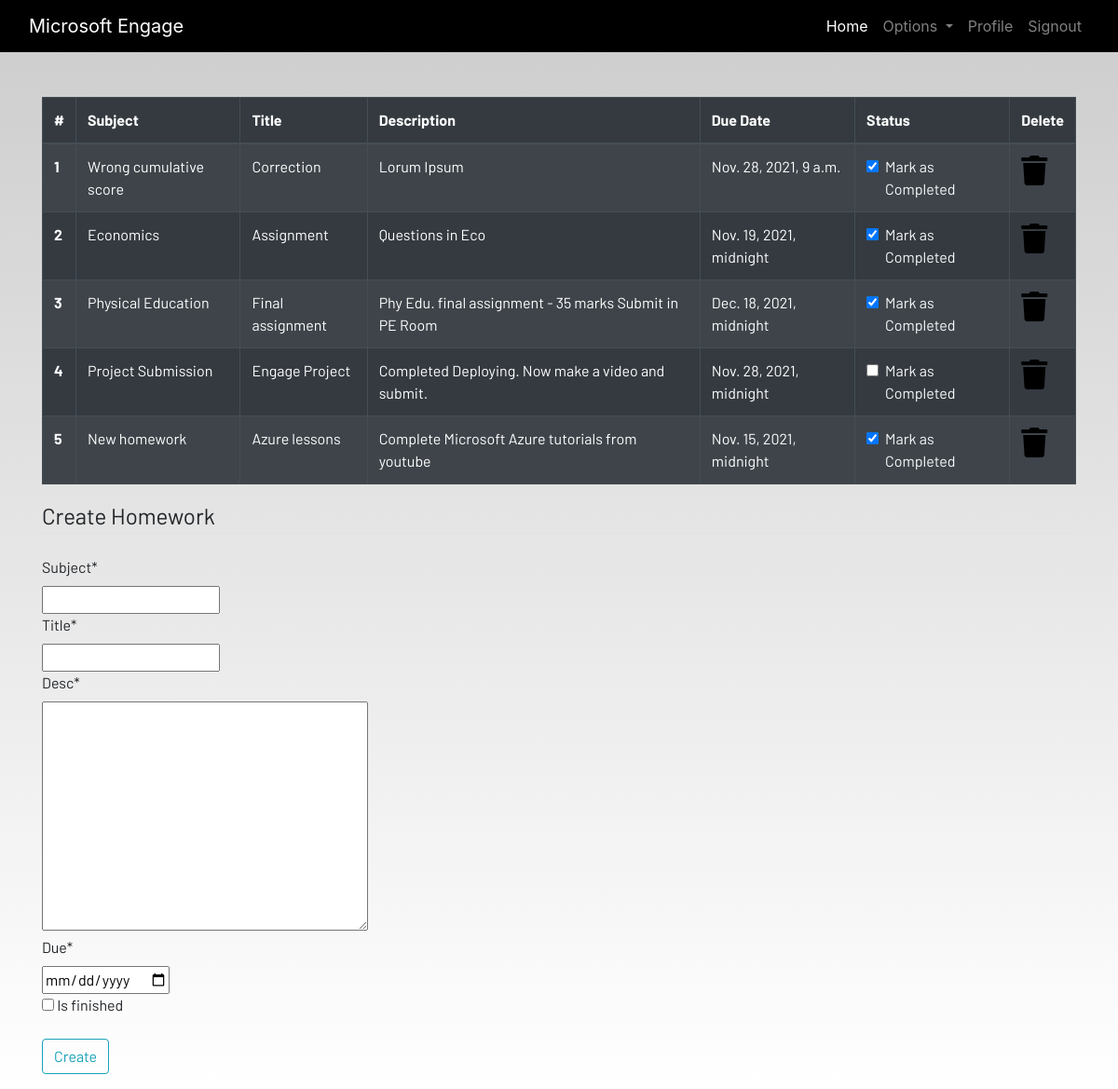
The page /homework (signed in) on the database its author committed.
### dashboard/models.py (models this page shows, shortened)
class Homework(models.Model):
    user = models.ForeignKey(User, on_delete = models.CASCADE)
    title = models.CharField(max_length=100)
    subject = models.CharField(max_length = 50)
    desc = models.TextField()
    due = models.DateTimeField()
    is_finished = models.BooleanField(default=False)

### dashboard/views.py (the view)
# urls.py: path('homework', views.homework, name = "homework"),
@login_required
def homework(request):
    if(request.method == "POST"):
        hwForm = HwForm(request.POST)
        if(hwForm.is_valid()):
            try:
                done = request.POST['is_finished']
                if(done == 'on'):
                    done = True
                else:
                    done = False
            except:
                done = False
            homeworks = Homework(
                user = request.user,
                title = request.POST['title'],
                subject = request.POST['subject'],
                due = request.POST['due'],
                desc = request.POST['desc'],
                is_finished = done,
            )
            homeworks.save()
            messages.success(request, f"Saved homework from {request.user.username}!!")
    else:
        hwForm = HwForm()
    homework = Homework.objects.filter(user = request.user)
    hw_done = True
    if(len(homework) != 0):
        hw_done = False
    context = {
                'homeworks' : homework,
                'hw_done': hw_done,
                'form': hwForm,
                }
    return render(request, 'dashboard/homework.html', context)

### dashboard/forms.py
class HwForm(forms.ModelForm):
    class Meta:
        model = Homework
        widgets = {'due':DateInput()}
        fields = ['subject', 'title', 'desc', 'due', 'is_finished']

### dashboard/templates/dashboard/homework.html (shortened to what this page needs)
{% extends 'dashboard/base.html' %}
{% load static %}
{% load crispy_forms_tags %}
{% block content %}
<div class="container">
    {% if not hw_done %}
    <table class="table table-striped table-bordered table-hover table-dark">
        <thead>
            <tr>
                <th scope="col">#</th>
                <th scope="col">Subject</th>
                <th scope="col">Title</th>
                <th scope="col">Description</th>
                <th scope="col">Due Date</th>
                <th scope="col">Status</th>
                <th scope="col">Delete</th>
            </tr>
        </thead>
        <tbody>
            {% for hw in homeworks %}
            <tr>
                <th scope="row">{{forloop.counter}}</th>
                <td>{{hw.subject}}</td>
                <td>{{hw.title}}</td>
                <td>{{hw.desc}}</td>
                <td>{{hw.due}}</td>
                <td>
                    <a href="{% url 'update_homework' hw.id %}">
                        <div class="form-check">
                            {% if hw.is_finished == True %}
                            <input class="form-check-input" type="checkbox" value="" checked>
                            {% else %}
                            <input onclick = "{% url 'update_homework' hw.id %}" class="form-check-input" type="checkbox" value="" >
                            {% endif %}
                            <label class="form-check-label text-light" for="flexCheckDefault">
                                Mark as Completed
                            </label>
                        </div>
                    </a>
                </td>
                <td><a href="{% url 'delete_homework' hw.id %}"><i class="fa fa-trash fa-2x"></i></a></td>
            </tr>
            {% endfor %}
        </tbody>
    </table>
    {% else %}
    <h4>All homeworks are completed!! Create to have more!!</h4>
    {% endif %}
</div>
<div class=" container">
    <form method="POST">
        <fieldset class="form-group">
            <legend class="border-bottom mb-4">Create Homework</legend>
            {{form|crispy}}
        </fieldset>
        <div class="form-group">
            <button href="" class="btn btn-outline-info" type="submit">
                Create
            </button>
        </div>
    </form>
</div>
{% endblock content %}

### static/css/main.css (style rules this page uses)
html { scroll-behavior: smooth; height: 100%; width: 100%; }
a { text-decoration: none !important; color: black; }
html, body { max-width: 100%; overflow-x: hidden; height: 100%; width: 100%; }
body { background: linear-gradient(rgba(0, 0, 0, 0.2), rgba(255, 255, 255, 0.5)); overflow-x: hidden; background-repeat: no-repeat; }
.fa { color: black; }

### rows shown on the page
Homework: subject "Wrong cumulative score", title "Correction", desc "Lorum Ipsum", due "Nov. 28, 2021, 9 a.m."
Homework: subject "Economics", title "Assignment", desc "Questions in Eco", due "Nov. 19, 2021, midnight"
Homework: subject "Physical Education", title "Final assignment", desc "Phy Edu. final assignment - 35 marks Submit in PE Room", due "Dec. 18, 2021, midnight"
Homework: subject "Project Submission", title "Engage Project", desc "Completed Deploying. Now make a video and submit.", due "Nov. 28, 2021, midnight"
Homework: subject "New homework", title "Azure lessons", desc "Complete Microsoft Azure tutorials from youtube", due "Nov. 15, 2021, midnight"
